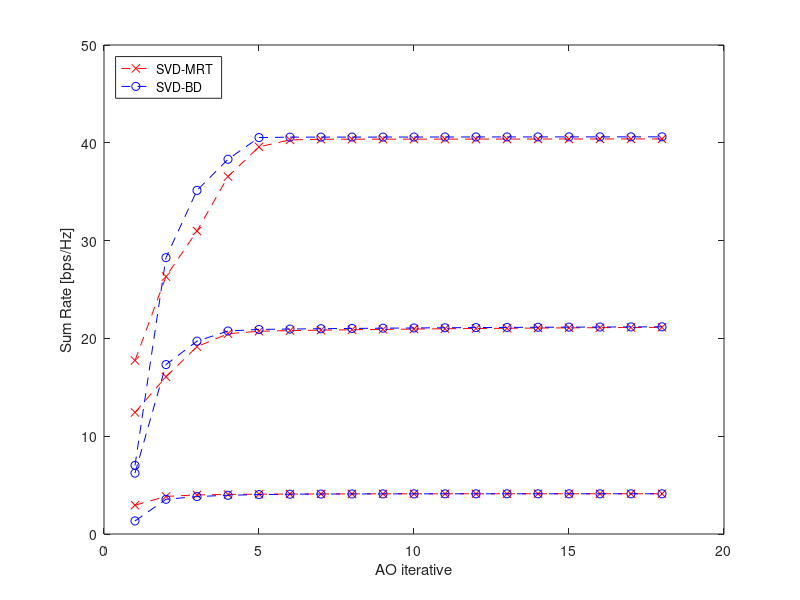

Write MATLAB code to recreate this figure.
clc
clear
close all;

load("convexity_data.mat")
index = 1:18;
figure()
plot(index,abs(R_sum_MRT_5(index)),'r--x')
hold on;
plot(index,abs(R_sum_BD_5(index)),'b--o')
hold on;
plot(index,abs(R_sum_MRT_20(index)),'r--x')
hold on;
plot(index,abs(R_sum_BD_20(index)),'b--o')
hold on;
plot(index,abs(R_sum_MRT_35(index)),'r--x')
hold on;
plot(index,abs(R_sum_BD_35(index)),'b--o')
legend('SVD-MRT ','SVD-BD ','location','northwest');
xlabel('AO iterative')
ylabel('Sum Rate [bps/Hz]')
ylim([0,50])